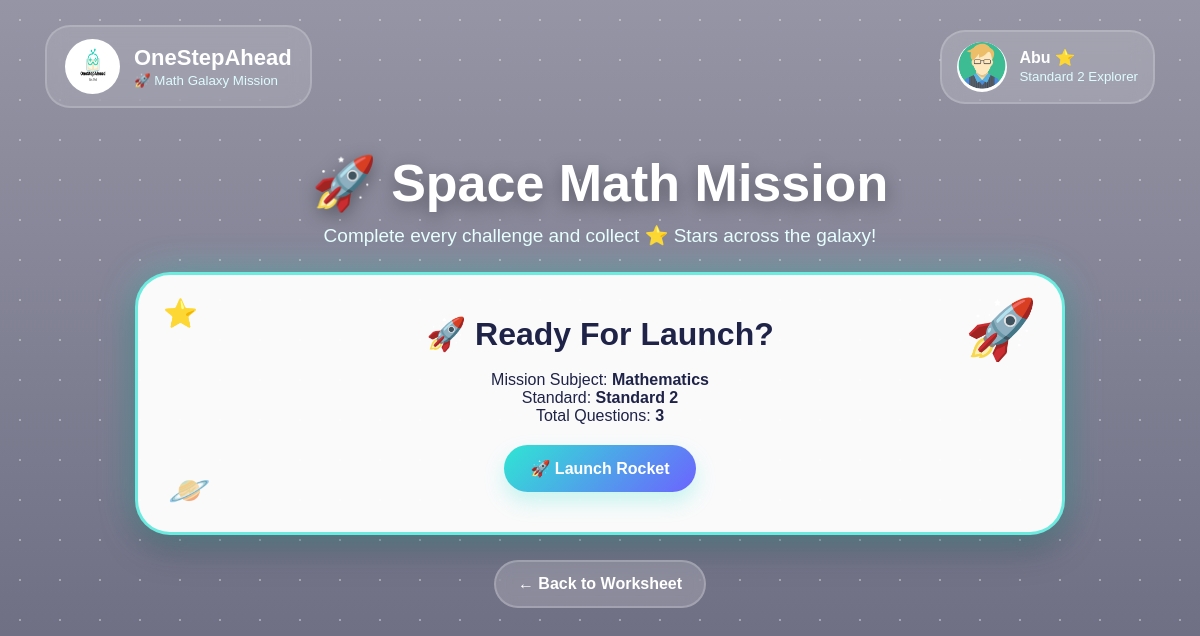
Page /mathQuiz.php?standard=Standard 2 (signed in) on the committed database.
### tables this page shows
CREATE TABLE `users` (
  `user_id` int(11) NOT NULL,
  `user_code` varchar(10) DEFAULT NULL,
  `username` varchar(100) DEFAULT NULL,
  `email` varchar(100) DEFAULT NULL,
  `phone` varchar(20) DEFAULT NULL,
  `role` varchar(20) DEFAULT NULL,
  `standard` varchar(50) DEFAULT NULL,
  `password` varchar(255) DEFAULT NULL,
  `avatar` varchar(100) DEFAULT 'avatar.jpg',
  `created_at` timestamp NOT NULL DEFAULT current_timestamp(),
  `subject_taught` varchar(50) DEFAULT NULL
);

### mathQuiz.php (the view, shortened to what this page needs)
<?php
include "db.php";
$userCode = $_SESSION['user_code'];
$userSql =
"SELECT *
FROM users
WHERE user_code='$userCode'";
$userResult = $conn->query($userSql);
$user = $userResult->fetch_assoc();
if(isset($_GET['standard']))
{
    $studentStandard = $_GET['standard'];
}
elseif(isset($_SESSION['selected_standard']))
{
    $studentStandard = $_SESSION['selected_standard'];
}
else
{
    $studentStandard = $user['standard'];
}
$sql =
"SELECT *
FROM worksheet_questions
WHERE standard='$studentStandard'
AND subject='Math'
ORDER BY question_id ASC";
$result = $conn->query($sql);
$questions = [];
while($row = $result->fetch_assoc())
{
    $questions[] = $row;
}
$avatar = "avatar.jpg";
if(isset($user['avatar']) && $user['avatar'] != "")
{
    $avatar = $user['avatar'];
}
?>
<!DOCTYPE html>
<html>
<head>
</head>
<body>
<div class="topbar">
    <div class="logoBox">
        <img src="Logo.png">
        <div>
            <h2>OneStepAhead</h2>
            <small>🚀 Math Galaxy Mission</small>
        </div>
    </div>
    <div class="profileMini">
        <img src="<?php echo $avatar; ?>">
        <div>
            <b><?php echo $user['username']; ?> ⭐</b><br>
            <small><?php echo $studentStandard; ?> Explorer</small>
        </div>
    </div>
</div>
<div class="container">
    <div class="hero">
        <h1>🚀 Space Math Mission</h1>
        <p>
            Complete every challenge and collect ⭐ Stars across the galaxy!
        </p>
    </div>
    <div class="quizCard" id="startPage">
        <div class="rocket">🚀</div>
        <h1>🚀 Ready For Launch?</h1>
        <br>
        <p>
            Mission Subject:
            <b>Mathematics</b>
        </p>
        <p>
            Standard:
            <b><?php echo $studentStandard; ?></b>
        </p>
        <p>
            Total Questions:
            <b><?php echo count($questions); ?></b>
        </p>
        <button class="btn" onclick="startQuiz()">
            🚀 Launch Rocket
        </button>
    </div>
    <a href="worksheet.php" class="backHome">
        ← Back to Worksheet
    </a>
</div>
</body>
</html>

### mathQuiz.php (style rules this page uses)
* { margin: 0; padding: 0; box-sizing: border-box; }
body { font-family: 'Comic Sans MS', Arial, sans-serif; min-height: 100vh; background: linear-gradient(rgba(20, 20, 55, 0.45), rgba(20, 20, 55, 0.65)), url("galaxy.gif"); background-size: cover; background-position: center; background-attachment: fixed; color: white; overflow-x: hidden; }
.topbar { display: flex; justify-content: space-between; align-items: center; padding: 25px 45px; position: relative; z-index: 2; }
.logoBox { display: flex; align-items: center; gap: 14px; background: rgba(255,255,255,0.12); padding: 12px 18px; border-radius: 25px; backdrop-filter: blur(10px); border: 2px solid rgba(255,255,255,0.18); }
.logoBox img { width: 55px; height: 55px; border-radius: 50%; background: white; padding: 5px; }
.logoBox h2 { font-size: 22px; }
.logoBox small { color: #dffcff; }
.profileMini { display: flex; align-items: center; gap: 12px; background: rgba(255,255,255,0.15); padding: 10px 15px; border-radius: 25px; backdrop-filter: blur(10px); border: 2px solid rgba(255,255,255,0.18); }
.profileMini img { width: 50px; height: 50px; border-radius: 50%; object-fit: cover; }
.profileMini small { color: #dffcff; }
.container { max-width: 930px; margin: 20px auto; text-align: center; position: relative; z-index: 2; }
.hero { margin-bottom: 25px; }
.hero h1 { font-size: 52px; margin-bottom: 10px; text-shadow: 0 5px 18px rgba(0,0,0,0.35); }
.hero p { font-size: 19px; color: #e8ffff; }
.quizCard { background: rgba(255,255,255,0.96); color: #1f2348; padding: 40px; border-radius: 35px; box-shadow: 0 0 35px rgba(47,230,211,0.35), 0 15px 35px rgba(0,0,0,0.25); position: relative; overflow: hidden; border: 3px solid rgba(47,230,211,0.7); }
.quizCard::before { content: "⭐"; position: absolute; left: 25px; top: 22px; font-size: 28px; }
.quizCard::after { content: "🪐"; position: absolute; left: 30px; bottom: 22px; font-size: 34px; }
.rocket { position: absolute; right: 25px; top: 20px; font-size: 58px; animation: floatRocket 3s ease-in-out infinite; }
.btn { margin-top: 20px; padding: 14px 26px; border: none; border-radius: 25px; background: linear-gradient(135deg, #2fe6d3, #6c63ff); color: white; font-size: 16px; cursor: pointer; font-weight: bold; box-shadow: 0 10px 20px rgba(47,230,211,0.25); transition: .3s; }
.backHome { display: inline-block; margin-top: 25px; color: white; text-decoration: none; background: rgba(255,255,255,0.18); padding: 13px 22px; border-radius: 25px; border: 2px solid rgba(255,255,255,0.2); backdrop-filter: blur(8px); font-weight: bold; transition: .3s; }

### rows in the picture
users: avatar (picture), username "Abu"

### other values in the picture
$studentStandard "Standard 2"
count($questions) "3"
